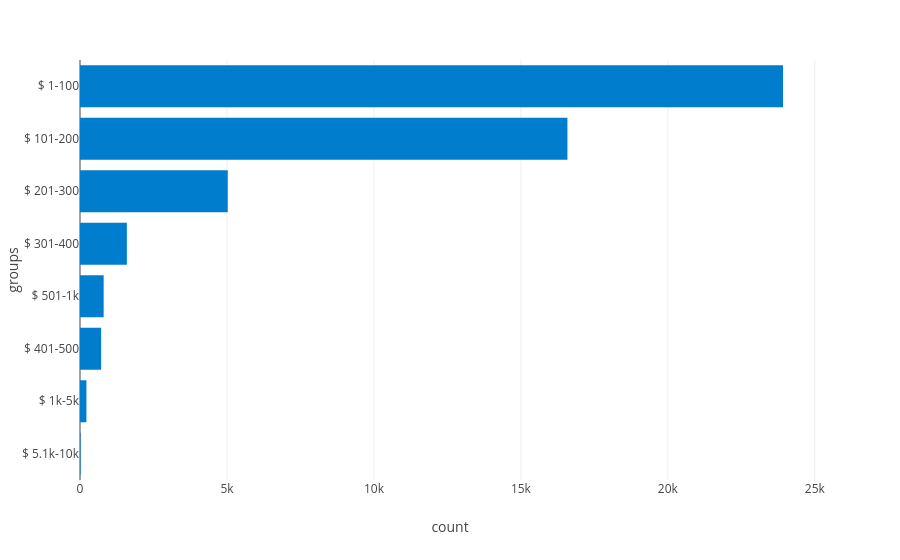

Write notebook code for a chart like this one.
### Code cell
#- Give Me Counts Of Instances For Those Groups 
   #. $ 1- 100 
   #. $ 101-200  
   #. $ 201-300
   #. $ 301-400 
   #. $ 401-500 
   #. $ 501-1k
   #. $ 1k-5k
   #. $ 5.1k-10k

group_1_count = renting_dataset[(renting_dataset['price']>=1) & (renting_dataset['price']<=100)].shape[0]
group_2_count = renting_dataset[(renting_dataset['price']>=101) & (renting_dataset['price']<=200)].shape[0]
group_3_count = renting_dataset[(renting_dataset['price']>=201) & (renting_dataset['price']<=300)].shape[0]
group_4_count = renting_dataset[(renting_dataset['price']>=301) & (renting_dataset['price']<=400)].shape[0]
group_5_count = renting_dataset[(renting_dataset['price']>=401) & (renting_dataset['price']<=500)].shape[0]
group_6_count = renting_dataset[(renting_dataset['price']>=501) & (renting_dataset['price']<=1000)].shape[0]
group_7_count = renting_dataset[(renting_dataset['price']>=1001) & (renting_dataset['price']<=5000)].shape[0]
group_8_count = renting_dataset[(renting_dataset['price']>=5001) & (renting_dataset['price']<=10000)].shape[0]
price_ranges = pd.DataFrame({
        "groups" : ["$ 1-100","$ 101-200","$ 201-300","$ 301-400","$ 401-500","$ 501-1k","$ 1k-5k","$ 5.1k-10k"],
        "count"  : [group_1_count,group_2_count,group_3_count,group_4_count,group_5_count,group_6_count,group_7_count,group_8_count]})
price_ranges=price_ranges.sort_values(by='count')
#- Visualizing Chart
px.bar(
    data_frame=price_ranges,
    x="count",
    y="groups",
    orientation='h',
    color_discrete_sequence=["#007DCC"]
)

### Figure 1 — Plotly figure (JSON) as saved in the notebook; plotly's stock layout.template omitted (floating-point values rounded to 4 significant figures)
{"data": [{"hovertemplate": "count=%{x}<br>groups=%{y}<extra></extra>", "legendgroup": "", "marker": {"color": "#007DCC", "pattern": {"shape": ""}}, "name": "", "orientation": "h", "showlegend": false, "textposition": "auto", "type": "bar", "x": [20, 219, 719, 805, 1594, 5027, 16583, 23917], "xaxis": "x", "y": ["$ 5.1k-10k", "$ 1k-5k", "$ 401-500", "$ 501-1k", "$ 301-400", "$ 201-300", "$ 101-200", "$ 1-100"], "yaxis": "y"}], "layout": {"barmode": "relative", "legend": {"tracegroupgap": 0}, "margin": {"t": 60}, "xaxis": {"anchor": "y", "domain": [0, 1], "title": {"text": "count"}}, "yaxis": {"anchor": "x", "domain": [0, 1], "title": {"text": "groups"}}}}
